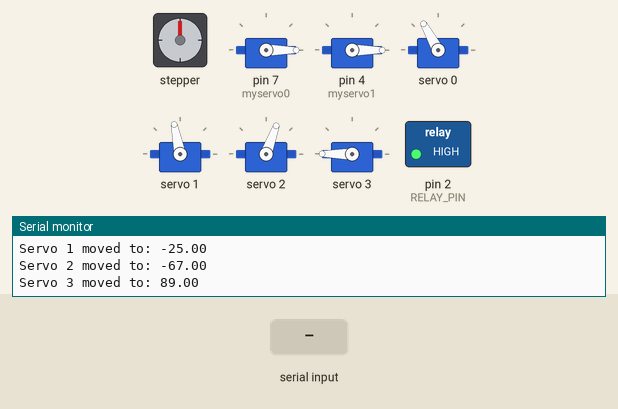
Bench run of a sketch on a simulated Arduino Uno, built with avr-gcc and run on an emulated ATmega328P. Parts: stepper motor, 6 × servo, switched loads named in the sketch (green lamp = pin HIGH), the last lines printed to the serial monitor. Wiring (inferred from the names in the program): stepper motor driver (200 steps per turn assumed): step pin 3; direction pin 8; enable pin 12. Inputs (shaded band) come from the test bench. Pins used as bus, display or sensor lines are not drawn.

Above: at 1.2 s.
1.3 s: "90,45,200\n" received over Serial
At 8.8 s:
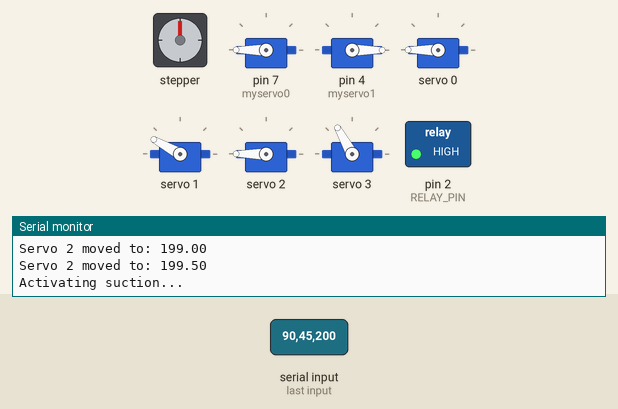
At 14.8 s:
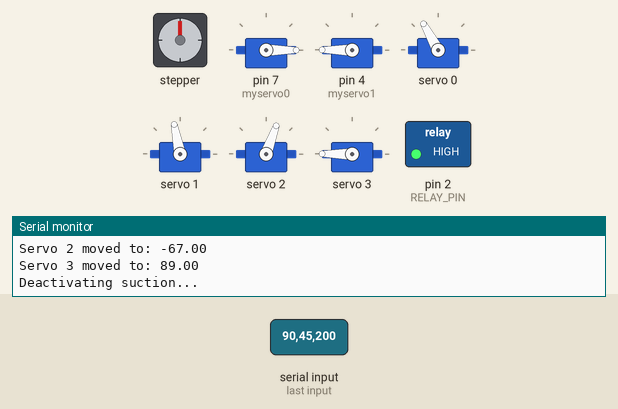
Timing chart, 0 to 20.9 s (numbered marks = the images above; inputs shaded):
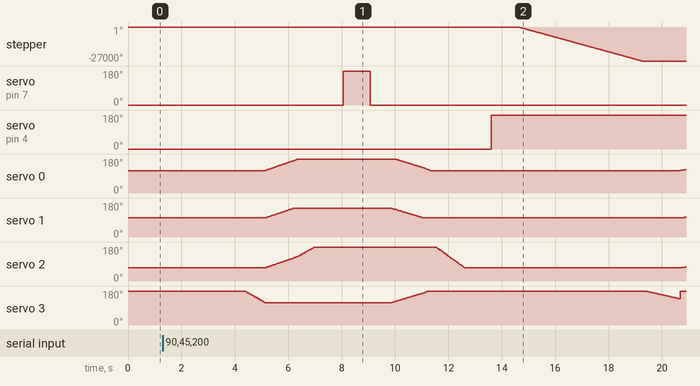

The sketch:

arduino_logic.ino
```cpp
#include <Adafruit_PWMServoDriver.h>
#include <Servo.h>

Adafruit_PWMServoDriver pwm = Adafruit_PWMServoDriver();
Servo myservo0;  // Pump
Servo myservo1;  // Solenoid

#define SERVOMIN  224  // Adjusted minimum pulse length
#define SERVOMAX  503  // Adjusted maximum pulse length
#define NUM_SERVOS 4

#define ENA_PIN 12  // Pin for ENA (Enable)
#define DIR_PIN 8   // Pin for DIR (Direction)
#define PUL_PIN 3   // Pin for PUL (Pulse)

#define RELAY_PIN 2 // solenoid for pneumatic

#define STEP_DELAY 150

bool taskCompleted = false;  // Flag to indicate task completion


float initialAngles[NUM_SERVOS] = { 0, -25, -67, 89 };
float targetAngles[NUM_SERVOS];  // Will be received from Raspberry Pi
float PlaceAngles[NUM_SERVOS] = {65, 60, -54, 27 };
float ENDAngles[NUM_SERVOS] = {-65, 30, -54, 0 };


void setup() {
  Serial.begin(115200);
  Serial.println("Arduino Ready to Receive Angles...");

  pwm.begin();
  pwm.setPWMFreq(50);
  delay(10);

  // Attach suction cup components
  myservo0.attach(7);  // Pump
  myservo1.attach(4);  // Solenoid

  // Set initial state
  myservo0.write(0);   // Pump OFF
  myservo1.write(0);   // Solenoid closed

  // Move all servos to initial positions
  moveAllServosToInitial(3);

  pinMode(ENA_PIN, OUTPUT);  // Ena output
  pinMode(DIR_PIN, OUTPUT);  // Dir output
  pinMode(PUL_PIN, OUTPUT);  // Pul output

  digitalWrite(ENA_PIN, LOW);  //

  pinMode(RELAY_PIN, OUTPUT);  // relay output pin
  digitalWrite(RELAY_PIN, HIGH);  // the relay initialy closed


}

void loop() {
  if (Serial.available() > 0) {
    String data = Serial.readStringUntil('\n');  // Read until newline
    parseAngles(data);  // Convert received data to target angles

    Serial.println("Received New Angles:");
    for (int i = 0; i < NUM_SERVOS; i++) {
      Serial.print("Servo "); Serial.print(i);
      Serial.print(": "); Serial.println(targetAngles[i]);
    }


    delay(3000);
    moveSingleServoSmooth(3, targetAngles[3], 3);

    moveAllServosSmooth(targetAngles, 3);

    activateSuction();

    moveAllServosToHomeFromTarget(2);

    deactivateSuction();

    moveStepperLeft(15000, STEP_DELAY);

    moveSingleToPlace(10);

    moveAllServosToPlace(10);

    deactivateSuction();

    moveAllServosToHome(30);

    moveStepperRight(15000, STEP_DELAY);

    controlPneumaticValve(false);

    delay(1500);

    moveStepperLeft(15000, STEP_DELAY);

    moveSingleToPlace(10);

    moveAllServosToPlace(10);

    activateSuction();

    moveAllServosToHome(30);

    moveAllServosEnd(ENDAngles, 30);

    deactivateSuction();

    moveStepperRight(15000, STEP_DELAY);

    moveAllServosToInitial(20);

    Serial.println("DONE");
    delay(3000);


  }
}

// Parses received string and updates targetAngles
void parseAngles(String data) {
  Serial.print("Raw Data Received: ");
  Serial.println(data);

  int index = 0;
  char *ptr = strtok((char*)data.c_str(), ",");
  while (ptr != NULL && index < NUM_SERVOS) {
    targetAngles[index] = atof(ptr);

    // Debugging print
    Serial.print("Parsed Angle ");
    Serial.print(index);
    Serial.print(": ");
    Serial.println(targetAngles[index]);

    ptr = strtok(NULL, ",");
    index++;
  }

  // Send the parsed angles back to the Raspberry Pi
  Serial.print("Sending Target Angles: ");
  for (int i = 0; i < NUM_SERVOS; i++) {
    Serial.print(targetAngles[i]);
    Serial.print(",");
  }
  Serial.println();
}


void moveAllServosToInitial(int stepDelay) {
  Serial.println("Moving servos to initial positions...");
  for (int i = 0; i < NUM_SERVOS; i++) {
    moveServo(i, initialAngles[i]);
    delay(stepDelay);
  }
}

void moveSingleToPlace(int stepDelay) {
  Serial.println("Moving last servo to its home position...");

  int lastServoIndex = NUM_SERVOS - 1;
  float targetAngle = PlaceAngles[lastServoIndex];
  float currentAngle = initialAngles[lastServoIndex];

  // Gradually move the last servo to the target angle
  while (abs(currentAngle - targetAngle) > 0.5) {
    currentAngle += (targetAngle > currentAngle) ? 0.5 : -0.5;
    moveServo(lastServoIndex, currentAngle);
    delay(stepDelay);
  }
  moveServo(lastServoIndex, targetAngle);
  delay(stepDelay);  // Small delay after moving the last servo
}


void moveAllServosToHome(int stepDelay) {
  Serial.println("Moving all servos to their home positions...");

  float currentAngles[NUM_SERVOS];

  // Initialize the current angles from the initial positions
  for (int i = 0; i < NUM_SERVOS; i++) {
    currentAngles[i] = PlaceAngles[i];
  }

  bool moving = true;

  while (abs(currentAngles[1] - initialAngles[1]) > 0.5) {
    currentAngles[1] += (initialAngles[1] > currentAngles[1]) ? 0.5 : -0.5;
    moveServo(1, currentAngles[1]);
    delay(stepDelay);
  }

  while (moving) {
    moving = false;

    for (int i = 0; i < NUM_SERVOS; i++) {
      if (i != 1) {
        float targetAngle = initialAngles[i];

        // Gradually move each servo to the target angle
        if (abs(currentAngles[i] - targetAngle) > 0.5) {
          moving = true;
          currentAngles[i] += (targetAngle > currentAngles[i]) ? 0.5 : -0.5;
          moveServo(i, currentAngles[i]);
        }
      }
    }

    delay(stepDelay);
  }

  for (int i = 0; i < NUM_SERVOS; i++) {
    moveServo(i, initialAngles[i]);
  }
}


void moveAllServosToHomeFromTarget(int stepDelay) {
  Serial.println("Moving all servos to their home positions...");
  float currentAngles[NUM_SERVOS];

  for (int i = 0; i < NUM_SERVOS; i++) {
    currentAngles[i] = targetAngles[i];
  }

  bool moving = true;
  while (moving) {
    moving = false;

    // Check if any servo needs to move
    for (int i = 0; i < NUM_SERVOS; i++) {
      float targetAngle = initialAngles[i];

      if (abs(currentAngles[i] - targetAngle) > 0.5) {
        moving = true;
        currentAngles[i] += (targetAngle > currentAngles[i]) ? 0.5 : -0.5;
        moveServo(i, currentAngles[i]);
      }
    }

    delay(stepDelay);
  }


  for (int i = 0; i < NUM_SERVOS; i++) {
    moveServo(i, initialAngles[i]);
  }
}

void moveAllServosToPlace(int stepDelay) {
  Serial.println("Moving all servos to their home positions...");


  float currentAngles[NUM_SERVOS];


  for (int i = 0; i < NUM_SERVOS; i++) {
    currentAngles[i] = initialAngles[i];
  }

  bool moving = true;
  while (moving) {
    moving = false;


    for (int i = 0; i < NUM_SERVOS; i++) {
      float targetAngle = PlaceAngles[i];

      // Gradually move each servo to the target angle
      if (abs(currentAngles[i] - targetAngle) > 0.5) {
        moving = true;
        currentAngles[i] += (targetAngle > currentAngles[i]) ? 0.5 : -0.5;
        moveServo(i, currentAngles[i]);
      }
    }

    delay(stepDelay);
  }

  // Ensure final position is set
  for (int i = 0; i < NUM_SERVOS; i++) {
    moveServo(i, PlaceAngles[i]);
  }
}

void moveAllServosEnd(float ENDAngles[], int stepDelay) {
  bool moving = true;
  float currentAngles[NUM_SERVOS];

  // Initialize current angles
  for (int i = 0; i < NUM_SERVOS; i++) {
    currentAngles[i] = initialAngles[i];
  }

  while (moving) {
    moving = false;
    for (int i = 0; i < 3; i++) {
      if (abs(currentAngles[i] - ENDAngles[i]) > 0.5) {
        moving = true;
        currentAngles[i] += (ENDAngles[i] > currentAngles[i]) ? 0.5 : -0.5;
        moveServo(i, currentAngles[i]);
      }
    }
    delay(stepDelay);
  }
}

void moveSingleServoSmooth(int servoIndex, float targetAngle, int stepDelay) {
  float currentAngle = initialAngles[servoIndex];

  while (abs(currentAngle - targetAngle) > 0.5) {
    currentAngle += (targetAngle > currentAngle) ? 0.5 : -0.5;
    moveServo(servoIndex, currentAngle);
    delay(stepDelay);
  }
}

void moveAllServosSmooth(float targetAngles[], int stepDelay) {
  bool moving = true;
  float currentAngles[NUM_SERVOS];

  // Initialize current angles
  for (int i = 0; i < NUM_SERVOS; i++) {
    currentAngles[i] = initialAngles[i];
  }

  while (moving) {
    moving = false;
    for (int i = 0; i < 3; i++) {
      if (abs(currentAngles[i] - targetAngles[i]) > 0.5) {
        moving = true;
        currentAngles[i] += (targetAngles[i] > currentAngles[i]) ? 0.5 : -0.5;
        moveServo(i, currentAngles[i]);
      }
    }
    delay(stepDelay);
  }
}

void moveServo(int servoNum, float angle) {
  int pulse = angleToPWM(angle);
  pwm.setPWM(servoNum, 0, pulse);
  Serial.print("Servo ");
  Serial.print(servoNum);
  Serial.print(" moved to: ");
  Serial.println(angle);
}

int angleToPWM(float angle) {
  int normalizedAngle = map(angle, -90, 90, 0, 180);
  return map(normalizedAngle, 0, 180, SERVOMIN, SERVOMAX);
}

// Activates the suction cup (pump ON, solenoid closed)
void activateSuction() {
  Serial.println("Activating suction...");
  myservo0.write(180);  // Turn pump ON
  myservo1.write(0);
  delay(1000);
  myservo0.write(0);
  delay(800);
}

// Deactivates the suction cup (pump OFF, solenoid closed)
void deactivateSuction() {
  Serial.println("Deactivating suction...");
  delay(1000);
  myservo1.write(180);
  delay(1000);
}

void moveStepperLeft(int steps, int stepDelay) {
  digitalWrite(DIR_PIN, LOW);  // Set motor direction to left

  for (int i = 0; i < steps; i++) {
    digitalWrite(PUL_PIN, HIGH);
    delayMicroseconds(stepDelay);
    digitalWrite(PUL_PIN, LOW);
    delayMicroseconds(stepDelay);
  }
}

void moveStepperRight(int steps, int stepDelay) {
  digitalWrite(DIR_PIN, HIGH);  // Set motor direction to right

  for (int i = 0; i < steps; i++) {
    digitalWrite(PUL_PIN, HIGH);
    delayMicroseconds(stepDelay);
    digitalWrite(PUL_PIN, LOW);
    delayMicroseconds(stepDelay);
  }
}

// Function to control the pneumatic valve
void controlPneumaticValve(bool activate) {
  if (activate) {
    digitalWrite(RELAY_PIN, HIGH);
    delay(1000);
    digitalWrite(RELAY_PIN, LOW);
  } else {
    digitalWrite(RELAY_PIN, LOW);
    delay(1000);
    digitalWrite(RELAY_PIN, HIGH);
  }
}
```
